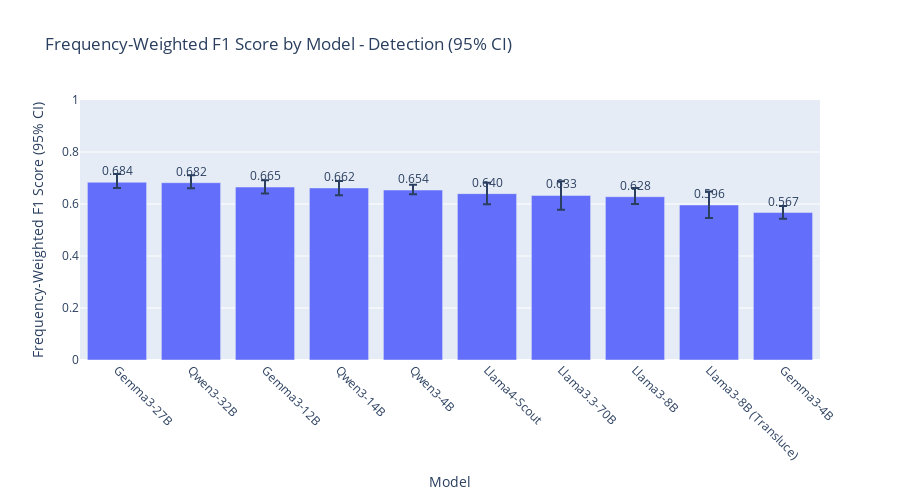
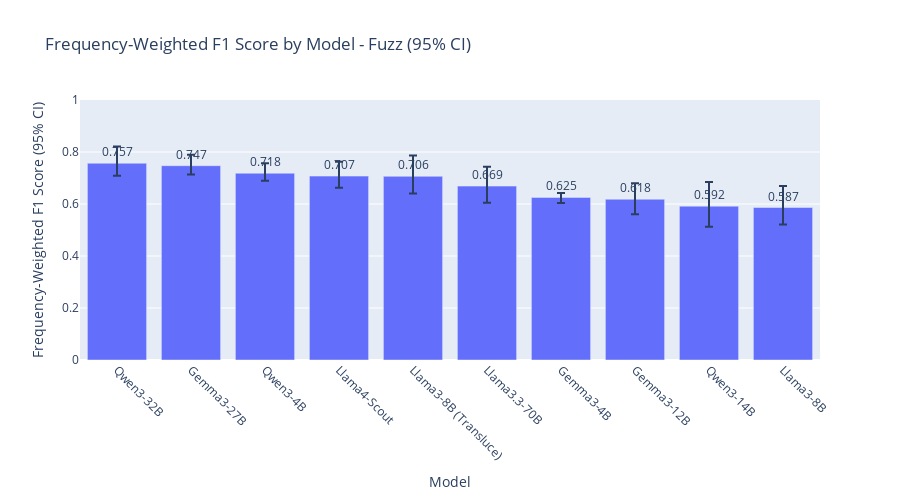

Here is the notebook cell these charts were saved with, in order:
### Markdown cell above
## 3. Generate Mean F1 Score Bar Charts

Create bar charts displaying mean F1 scores with **bootstrapped 95% confidence intervals** (2000 resamples) for each model and score type. This provides more robust uncertainty estimates compared to standard deviation.

### Code cell
# Generate inline bar charts for frequency-weighted F1 scores with optional bootstrapped CI error bars and save to files
print("Preparing frequency-weighted F1 score bar charts (bootstrapping={})...".format(ENABLE_BOOTSTRAP))

from tqdm.auto import tqdm

# Helper: per-module F1s (unchanged)
def compute_per_module_f1s(score_subset, counts):
    """Return list of per-module frequency-weighted F1 values computed from the given score_subset (no resampling).
    Each module contributes a single weighted F1 computed from its latents in score_subset."""
    rows = []
    for (module, latent_idx), grp in score_subset.groupby(["module", "latent_idx"]):
        if module in counts and latent_idx < len(counts[module]):
            f1 = compute_classification_metrics(compute_confusion(grp))["f1_score"]
            fire = counts[module][latent_idx].item()
            rows.append({"module": module, "latent_idx": latent_idx, "f1_score": f1, "firing_count": fire})
    if not rows:
        return []
    df = pd.DataFrame(rows)
    per_module_vals = []
    for module in df['module'].unique():
        mdf = df[df['module'] == module]
        firing_weights = counts[module][mdf['latent_idx']].float()
        total_weight = firing_weights.sum()
        if total_weight > 0:
            f1_tensor = torch.as_tensor(mdf['f1_score'].values, dtype=torch.float32)
            module_f1 = (f1_tensor * firing_weights).sum() / firing_weights.sum()
            per_module_vals.append(module_f1.item())
    return per_module_vals

# Helper: weighted percentile (unchanged)
def weighted_percentile(values, weights, percentiles):
    """Compute weighted percentiles for 1D arrays of values and corresponding non-negative weights."""
    if len(values) == 0:
        return [np.nan for _ in np.atleast_1d(percentiles)]
    vals = np.asarray(values, dtype=float)
    w = np.asarray(weights, dtype=float)
    if w.sum() == 0:
        # Fall back to unweighted percentiles
        return np.percentile(vals, percentiles)
    # sort by value
    order = np.argsort(vals)
    vals = vals[order]
    w = w[order]
    cumsum = np.cumsum(w)
    total = cumsum[-1]
    # cumulative fraction positions of each value
    cumfrac = (cumsum - 0.5 * w) / total
    out = []
    for p in np.atleast_1d(percentiles) / 100.0:
        # find the first index where cumfrac >= p
        idx = np.searchsorted(cumfrac, p, side='left')
        if idx >= len(vals):
            out.append(vals[-1])
        else:
            out.append(vals[idx])
    return out if len(out) > 1 else out[0]

# Helper: compute CI errors from samples
def compute_ci_from_samples(samples, freq_weighted_f1, confidence):
    if not samples:
        return 0.0, 0.0
    lower_pct = (1.0 - confidence) / 2.0 * 100.0
    upper_pct = (1.0 + confidence) / 2.0 * 100.0
    lower_ci, upper_ci = np.percentile(samples, [lower_pct, upper_pct])
    return float(freq_weighted_f1 - lower_ci), float(upper_ci - freq_weighted_f1)

# Optimized bootstrap: avoid DataFrame creation in loop using multinomial + np.bincount
def run_bootstrap_single_thread_optimized(score_subset, counts, n_boot, confidence):
    """Optimized bootstrap using multinomial sampling on precomputed latents.

    Strategy:
    - Precompute per-latent F1 and firing weights and module ids
    - For each bootstrap iteration generate multinomial counts over latents
    - Use np.bincount to aggregate weighted sums per module efficiently
    """
    # Pre-compute grouped stats once
    grouped = list(score_subset.groupby(["module", "latent_idx"]))

    latent_f1s = []
    latent_weights = []
    module_names = []

    for (module, latent_idx), grp in grouped:
        if module in counts and latent_idx < len(counts[module]):
            f1 = compute_classification_metrics(compute_confusion(grp))["f1_score"]
            fire_count = counts[module][latent_idx].item()
            latent_f1s.append(float(f1))
            latent_weights.append(float(fire_count))
            module_names.append(module)

    if not latent_f1s:
        return []

    latent_f1s = np.asarray(latent_f1s, dtype=np.float64)
    latent_weights = np.asarray(latent_weights, dtype=np.float64)
    unique_modules, module_ids = np.unique(module_names, return_inverse=True)
    num_modules = len(unique_modules)
    num_latents = len(latent_f1s)

    samples = []

    # Generate multinomial samples: draw counts across latents
    # Use equal probability across latents (resampling latents uniformly)
    # sum of each row will be num_latents (you can change this to len(score_subset) if desired)
    try:
        resampled_counts = np.random.multinomial(num_latents, [1.0 / num_latents] * num_latents, size=n_boot)
    except Exception:
        # Fallback: generate per-iteration to avoid large allocation
        resampled_counts = None

    for i in tqdm(range(n_boot), desc=f"Fast Bootstrapping ({n_boot})", leave=False):
        if resampled_counts is None:
            boot_counts = np.random.multinomial(num_latents, [1.0 / num_latents] * num_latents)
        else:
            boot_counts = resampled_counts[i]

        # Numerator: sum of f1 * latent_weight * boot_count per module
        numerator = np.bincount(module_ids, weights=latent_f1s * latent_weights * boot_counts, minlength=num_modules)
        # Denominator: sum of latent_weight * boot_count per module
        denominator = np.bincount(module_ids, weights=latent_weights * boot_counts, minlength=num_modules)

        # per-module f1 (avoid division by zero)
        per_module_f1s = np.divide(numerator, denominator, out=np.zeros_like(numerator), where=denominator != 0)
        samples.append(float(per_module_f1s.mean()))

    return samples

# Main: compute_error_bars simplified to use the optimized bootstrap
def compute_error_bars(model_results, score_type, enable_bootstrap: bool = ENABLE_BOOTSTRAP, n_boot: int = BOOTSTRAP_SAMPLES, confidence: float = CONFIDENCE_LEVEL):
    """Compute frequency-weighted F1 and CI errors for every model for a given score_type.

    Returns a DataFrame with columns: model, frequency_weighted_f1, ci_lower_error, ci_upper_error
    """
    rows = []
    for model_name, data in model_results.items():
        processed_df = data['processed_df']
        score_row = processed_df[processed_df['score_type'] == score_type]
        if len(score_row) == 0:
            continue
        freq_weighted_f1 = score_row['weighted_f1'].iloc[0] if 'weighted_f1' in score_row.columns else None
        latent_df = data['latent_df']
        counts = data['counts']
        score_subset = latent_df[latent_df['score_type'] == score_type]
        if len(score_subset) == 0 or counts is None or freq_weighted_f1 is None:
            rows.append({'model': model_name, 'frequency_weighted_f1': freq_weighted_f1, 'ci_lower_error': 0.0, 'ci_upper_error': 0.0})
            continue

        if enable_bootstrap:
            # Use optimized multinomial-based bootstrap
            samples = run_bootstrap_single_thread_optimized(score_subset, counts, n_boot, confidence)
            ci_lower_error, ci_upper_error = compute_ci_from_samples(samples, freq_weighted_f1, confidence)
        else:
            # Fast path: compute weighted percentiles across per-latent F1s using firing_count as weight
            vals = []
            wts = []
            for (module, latent_idx), grp in score_subset.groupby(["module", "latent_idx"]):
                if module in counts and latent_idx < len(counts[module]):
                    f1 = compute_classification_metrics(compute_confusion(grp))["f1_score"]
                    fire = counts[module][latent_idx].item()
                    vals.append(float(f1))
                    wts.append(float(fire))
            if len(vals) == 0:
                ci_lower_error = 0.0
                ci_upper_error = 0.0
            else:
                lower_pct = (1.0 - confidence) / 2.0 * 100.0
                upper_pct = (1.0 + confidence) / 2.0 * 100.0
                lower_ci, upper_ci = weighted_percentile(np.array(vals), np.array(wts), [lower_pct, upper_pct])
                lower_ci = float(lower_ci)
                upper_ci = float(upper_ci)
                ci_lower_error = float(freq_weighted_f1 - lower_ci)
                ci_upper_error = float(upper_ci - freq_weighted_f1)

        rows.append({'model': model_name, 'frequency_weighted_f1': float(freq_weighted_f1), 'ci_lower_error': ci_lower_error, 'ci_upper_error': ci_upper_error})

    df = pd.DataFrame(rows)
    return df

# Example: compute error bars for each score_type and save/use for plotting
all_score_types = set()
for data in model_results.values():
    all_score_types.update(list(data['processed_df']['score_type'].unique()))
all_score_types = sorted(list(all_score_types))

# Precompute error bar tables for reuse in other plots
error_bar_tables = {}
for st in all_score_types:
    print(f"Computing error bars for score type: {st} (bootstrap={ENABLE_BOOTSTRAP})")
    error_bar_tables[st] = compute_error_bars(model_results, st, enable_bootstrap=ENABLE_BOOTSTRAP, n_boot=BOOTSTRAP_SAMPLES, confidence=CONFIDENCE_LEVEL)

# Now create bar charts using precomputed error bars
for score_type, error_df in error_bar_tables.items():
    if error_df.empty:
        continue
    error_df = error_df.sort_values('frequency_weighted_f1', ascending=False)
    fig = px.bar(
        error_df,
        x='model',
        y='frequency_weighted_f1',
        title=f'Frequency-Weighted F1 Score by Model - {score_type.title()} ({int(CONFIDENCE_LEVEL*100)}% CI)',
        text='frequency_weighted_f1'
    )
    fig.update_traces(
        error_y=dict(
            type='data',
            symmetric=False,
            array=error_df['ci_upper_error'],
            arrayminus=error_df['ci_lower_error']
        )
    )
    fig.update_layout(
        yaxis_range=[0, 1],
        xaxis_title="Model",
        yaxis_title=f"Frequency-Weighted F1 Score ({int(CONFIDENCE_LEVEL*100)}% CI)",
        xaxis={'tickangle': 45},
        height=500
    )
    fig.update_traces(texttemplate='%{text:.3f}', textposition='outside')
    fig.show()
    output_file_pdf = visualizations_dir / f"freq_weighted_f1_bar_{score_type}.pdf"
    output_file_png = visualizations_dir / f"freq_weighted_f1_bar_{score_type}.png"
    fig.write_image(str(output_file_pdf))
    fig.write_image(str(output_file_png))
    print(f"Saved Frequency-Weighted F1 bar chart: {output_file_pdf}")

print("\nBar charts saved to", visualizations_dir)

### Figure 1 — Plotly figure (JSON) as saved in the notebook; plotly's stock layout.template omitted (floating-point values rounded to 4 significant figures)
{"data": [{"error_y": {"array": [0.03132, 0.02877, 0.02603, 0.0264, 0.02039, 0.04156, 0.0544, 0.03362, 0.05174, 0.02546], "arrayminus": [0.02235, 0.02165, 0.02482, 0.02826, 0.01608, 0.04061, 0.05514, 0.02807, 0.04987, 0.0243], "symmetric": false, "type": "data"}, "hovertemplate": "model=%{x}<br>frequency_weighted_f1=%{text}<extra></extra>", "legendgroup": "", "marker": {"color": "#636efa", "pattern": {"shape": ""}}, "name": "", "orientation": "v", "showlegend": false, "text": [0.6836, 0.6819, 0.6652, 0.6618, 0.6537, 0.6399, 0.633, 0.628, 0.5962, 0.5671], "textposition": "outside", "texttemplate": "%{text:.3f}", "type": "bar", "x": ["Gemma3-27B", "Qwen3-32B", "Gemma3-12B", "Qwen3-14B", "Qwen3-4B", "Llama4-Scout", "Llama3.3-70B", "Llama3-8B", "Llama3-8B (Transluce)", "Gemma3-4B"], "xaxis": "x", "y": [0.6836, 0.6819, 0.6652, 0.6618, 0.6537, 0.6399, 0.633, 0.628, 0.5962, 0.5671], "yaxis": "y"}], "layout": {"barmode": "relative", "height": 500, "legend": {"tracegroupgap": 0}, "title": {"text": "Frequency-Weighted F1 Score by Model - Detection (95% CI)"}, "xaxis": {"anchor": "y", "domain": [0, 1], "tickangle": 45, "title": {"text": "Model"}}, "yaxis": {"anchor": "x", "domain": [0, 1], "range": [0, 1], "title": {"text": "Frequency-Weighted F1 Score (95% CI)"}}}}

### Figure 2 — Plotly figure (JSON) as saved in the notebook; plotly's stock layout.template omitted (floating-point values rounded to 4 significant figures)
{"data": [{"error_y": {"array": [0.06451, 0.04188, 0.03813, 0.05521, 0.08039, 0.07401, 0.01674, 0.0616, 0.09319, 0.08234], "arrayminus": [0.0483, 0.0339, 0.02856, 0.04456, 0.06563, 0.06416, 0.02115, 0.05732, 0.07905, 0.06561], "symmetric": false, "type": "data"}, "hovertemplate": "model=%{x}<br>frequency_weighted_f1=%{text}<extra></extra>", "legendgroup": "", "marker": {"color": "#636efa", "pattern": {"shape": ""}}, "name": "", "orientation": "v", "showlegend": false, "text": [0.7567, 0.7473, 0.7183, 0.7073, 0.7065, 0.6688, 0.6254, 0.6183, 0.5917, 0.5865], "textposition": "outside", "texttemplate": "%{text:.3f}", "type": "bar", "x": ["Qwen3-32B", "Gemma3-27B", "Qwen3-4B", "Llama4-Scout", "Llama3-8B (Transluce)", "Llama3.3-70B", "Gemma3-4B", "Gemma3-12B", "Qwen3-14B", "Llama3-8B"], "xaxis": "x", "y": [0.7567, 0.7473, 0.7183, 0.7073, 0.7065, 0.6688, 0.6254, 0.6183, 0.5917, 0.5865], "yaxis": "y"}], "layout": {"barmode": "relative", "height": 500, "legend": {"tracegroupgap": 0}, "title": {"text": "Frequency-Weighted F1 Score by Model - Fuzz (95% CI)"}, "xaxis": {"anchor": "y", "domain": [0, 1], "tickangle": 45, "title": {"text": "Model"}}, "yaxis": {"anchor": "x", "domain": [0, 1], "range": [0, 1], "title": {"text": "Frequency-Weighted F1 Score (95% CI)"}}}}
